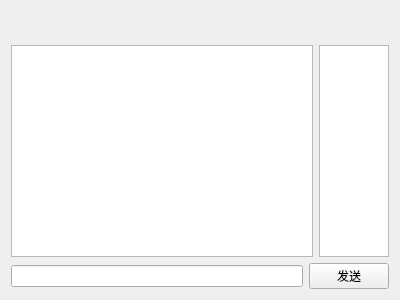
<?xml version="1.0" encoding="UTF-8"?>
<ui version="4.0">
 <class>GroupChat</class>
 <widget class="QWidget" name="GroupChat">
  <property name="geometry">
   <rect>
    <x>0</x>
    <y>0</y>
    <width>400</width>
    <height>300</height>
   </rect>
  </property>
  <property name="windowTitle">
   <string>Form</string>
  </property>
  <layout class="QVBoxLayout" name="verticalLayout">
   <item>
    <widget class="QLabel" name="label">
     <property name="text">
      <string>&lt;html&gt;&lt;head/&gt;&lt;body&gt;&lt;p align=&quot;center&quot;&gt;&lt;br/&gt;&lt;/p&gt;&lt;/body&gt;&lt;/html&gt;</string>
     </property>
    </widget>
   </item>
   <item>
    <layout class="QHBoxLayout" name="horizontalLayout_2" stretch="5,1">
     <item>
      <widget class="QTextEdit" name="textEdit"/>
     </item>
     <item>
      <widget class="QListWidget" name="listWidget"/>
     </item>
    </layout>
   </item>
   <item>
    <layout class="QHBoxLayout" name="horizontalLayout">
     <item>
      <widget class="QLineEdit" name="lineEdit"/>
     </item>
     <item>
      <widget class="QPushButton" name="pushButton">
       <property name="text">
        <string>发送</string>
       </property>
      </widget>
     </item>
    </layout>
   </item>
  </layout>
 </widget>
 <resources/>
 <connections/>
</ui>
